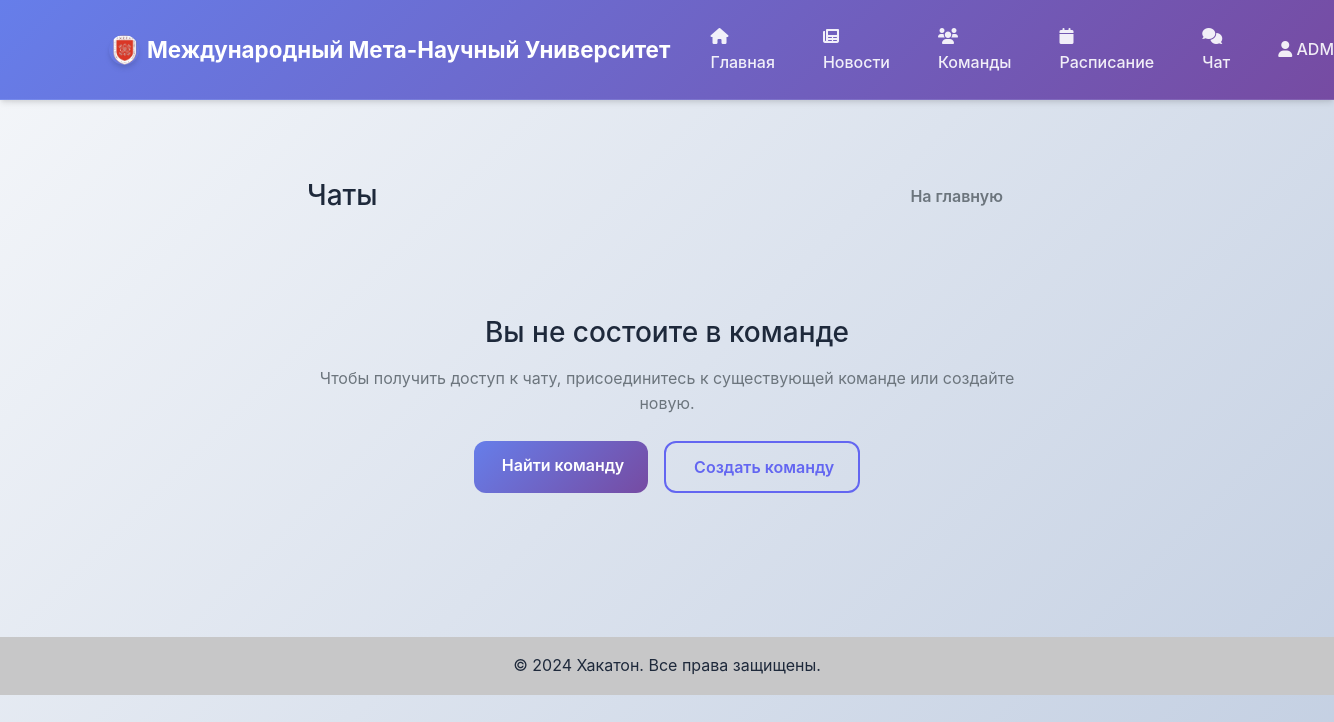
The page /chat/ (signed in) on the database as committed earlier.
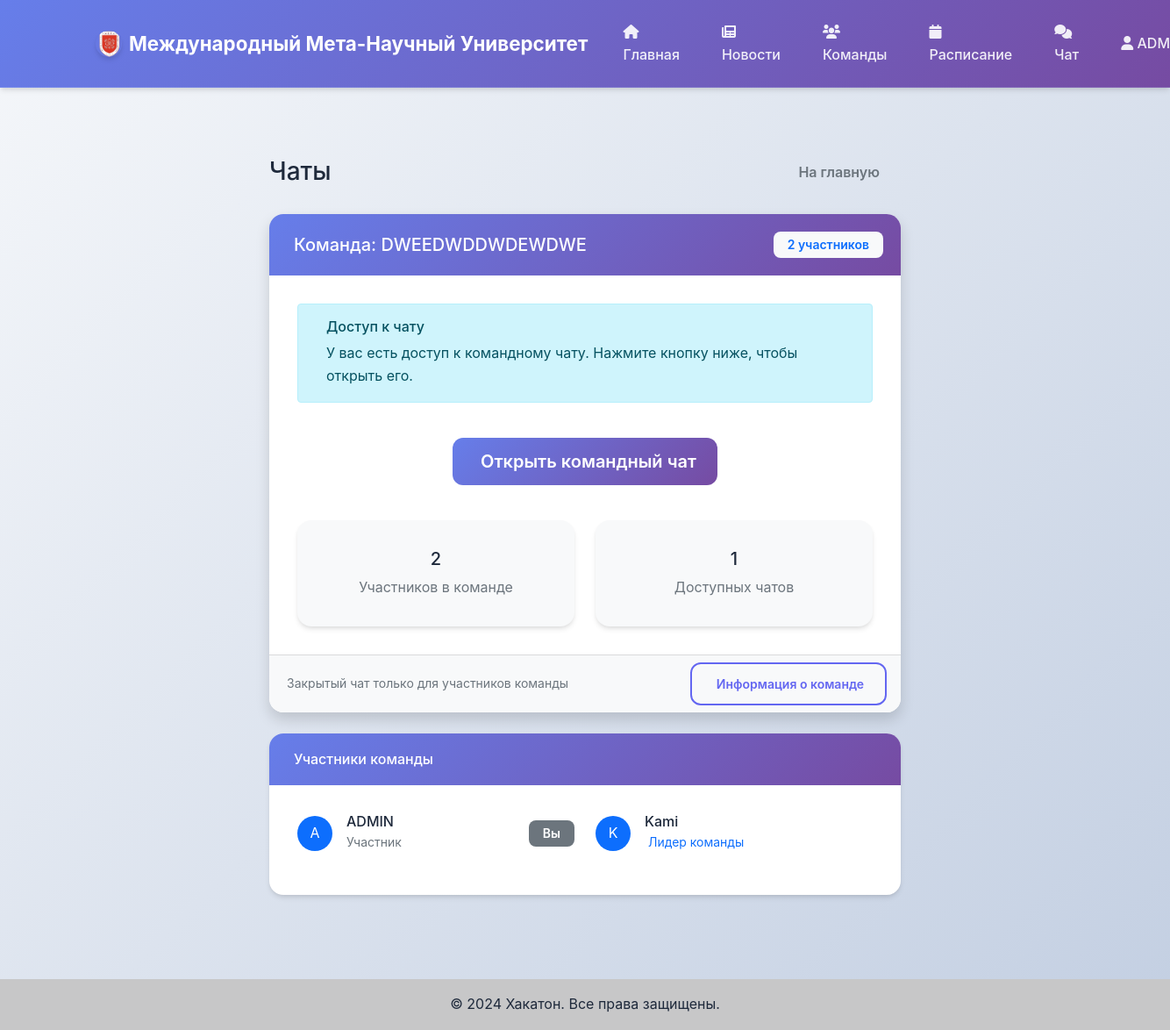
The same page on the database as committed later.
### accounts/models.py (models this page shows, shortened)
class User(AbstractUser):
    ROLE_CHOICES = [
        ('participant', 'Участник'),
        ('admin', 'Администратор'),
    ]
    role = models.CharField(max_length=20, choices=ROLE_CHOICES, default='participant')
    skills = models.TextField(blank=True, help_text="Навыки через запятую")
    about = models.TextField(blank=True, help_text="О себе")
    team = models.ForeignKey('teams.Team', on_delete=models.SET_NULL, null=True, blank=True, related_name='members')
    created_at = models.DateTimeField(auto_now_add=True)

### teams/models.py (models this page shows, shortened)
class Team(models.Model):
    id = models.AutoField(primary_key=True)
    name = models.CharField(max_length=100, unique=True)
    description = models.TextField(blank=True)
    leader = models.ForeignKey(settings.AUTH_USER_MODEL, on_delete=models.CASCADE, related_name='led_teams')
    max_members = models.IntegerField(default=4)
    created_at = models.DateTimeField(auto_now_add=True)
    is_active = models.BooleanField(default=True)

### chat/views.py (the view)
# urls.py: path('', views.ChatListView.as_view(), name='list'),
class ChatListView(LoginRequiredMixin, ListView):
    model = ChatRoom
    template_name = 'chat/chat_list.html'
    context_object_name = 'chat_rooms'
    def get_queryset(self):
        user = self.request.user
        if user.team:
            return ChatRoom.objects.filter(team=user.team).select_related('team')
        return ChatRoom.objects.none()

### templates/chat/chat_list.html (shortened to what the changed rows need)
{% extends 'base.html' %}
{% load static %}
{% block content %}
<div class="container py-5">
    <div class="row">
        <div class="col-lg-8 mx-auto">
            <div class="d-flex justify-content-between align-items-center mb-4">
                <h1 class="h3 mb-0">Чаты</h1>
            </div>
            {% if user.team %}
                <div class="card shadow">
                    <div class="card-header bg-primary text-white">
                        <div class="d-flex justify-content-between align-items-center">
                            <h5 class="mb-0">
                                Команда: {{ user.team.name }}
                            </h5>
                            <span class="badge bg-light text-primary">{{ user.team.members.count }} участников</span>
                        </div>
                    </div>
                    <div class="card-body">
                        <div class="alert alert-info mb-4">
                            <div class="d-flex">
                                <div class="flex-grow-1 ms-3">
                                    <h6 class="alert-heading">Доступ к чату</h6>
                                    <p class="mb-0">У вас есть доступ к командному чату. Нажмите кнопку ниже, чтобы открыть его.</p>
                                </div>
                            </div>
                        </div>
                        <div class="text-center py-3">
                            <a href="{% url 'chat:team_chat' user.team.id %}" class="btn btn-primary btn-lg">
                                Открыть командный чат
                            </a>
                        </div>
                        <div class="row mt-4">
                            <div class="col-md-6">
                                <div class="card border-0 bg-light">
                                    <div class="card-body text-center">
                                        <h5>{{ user.team.members.count }}</h5>
                                        <p class="text-muted mb-0">Участников в команде</p>
                                    </div>
                                </div>
                            </div>
                            <div class="col-md-6">
                                <div class="card border-0 bg-light">
                                    <div class="card-body text-center">
                                        <h5>1</h5>
                                        <p class="text-muted mb-0">Доступных чатов</p>
                                    </div>
                                </div>
                            </div>
                        </div>
                    </div>
                    <div class="card-footer bg-light">
                        <div class="d-flex justify-content-between align-items-center">
                            <small class="text-muted">
                                Закрытый чат только для участников команды
                            </small>
                            <a href="{% url 'teams:detail' user.team.id %}" class="btn btn-sm btn-outline-primary">
                                 Информация о команде
                            </a>
                        </div>
                    </div>
                </div>
                <div class="card mt-4">
                    <div class="card-header">
                        <h6 class="mb-0">
                            Участники команды
                        </h6>
                    </div>
                    <div class="card-body">
                        <div class="row">
                            {% for member in user.team.members.all %}
                                <div class="col-md-6 mb-3">
                                    <div class="d-flex align-items-center">
                                        <div class="flex-shrink-0">
                                            <div class="avatar-placeholder bg-primary text-white rounded-circle d-flex align-items-center justify-content-center" style="width: 40px; height: 40px;">
                                                {{ member.username|first|upper }}
                                            </div>
                                        </div>
                                        <div class="flex-grow-1 ms-3">
                                            <h6 class="mb-0">{{ member.username }}</h6>
                                            {% if member == user.team.leader %}
                                                <small class="text-primary">
                                                    Лидер команды
                                                </small>
                                            {% else %}
                                                <small class="text-muted">Участник</small>
                                            {% endif %}
                                        </div>
                                        {% if member == request.user %}
                                            <span class="badge bg-secondary ms-2">Вы</span>
                                        {% endif %}
                                    </div>
                                </div>
                            {% endfor %}
                        </div>
                    </div>
                </div>
            {% else %}
                <div class="text-center py-5">
                    <h3 class="mb-3">Вы не состоите в команде</h3>
                    <p class="text-muted mb-4">
                        Чтобы получить доступ к чату, присоединитесь к существующей команде или создайте новую.
                    </p>
                    <div class="d-flex justify-content-center gap-3">
                        <a href="{% url 'teams:list' %}" class="btn btn-primary">
                             Найти команду
                        </a>
                        <a href="{% url 'teams:create' %}" class="btn btn-outline-primary">
                             Создать команду
                        </a>
                    </div>
                </div>
            {% endif %}
        </div>
    </div>
</div>
{% endblock %}

### templates/base.html (shortened to what this page needs)
<!DOCTYPE html>
<html lang="ru">
<head>
    <link href="https://cdn.jsdelivr.net/npm/bootstrap@5.1.3/dist/css/bootstrap.min.css" rel="stylesheet">
    <link href="https://cdnjs.cloudflare.com/ajax/libs/font-awesome/6.0.0/css/all.min.css" rel="stylesheet">
    {% load static %}
    <link href="{% static 'css/style.css' %}" rel="stylesheet">
</head>
<body>
    <nav class="navbar navbar-expand-lg navbar-dark bg-primary">
        <div class="container">
            <a class="navbar-brand" href="{% url 'news:home' %}">
                <img src="{% static 'images/university-logo.png' %}" alt="Логотип" width="30" height="30" class="d-inline-block align-text-top me-2">
                Международный Мета-Научный Университет
            </a>
            <div class="collapse navbar-collapse" id="navbarNav">
                <ul class="navbar-nav me-auto">
                    <li class="nav-item">
                        <a class="nav-link" href="{% url 'news:home' %}">
                            <i class="fas fa-home"></i> Главная
                        </a>
                    </li>
                    <li class="nav-item">
                        <a class="nav-link" href="{% url 'news:list' %}">
                            <i class="fas fa-newspaper"></i> Новости
                        </a>
                    </li>
                    <li class="nav-item">
                        <a class="nav-link" href="{% url 'teams:list' %}">
                            <i class="fas fa-users"></i> Команды
                        </a>
                    </li>
                    <li class="nav-item">
                        <a class="nav-link" href="{% url 'news:schedule' %}">
                            <i class="fas fa-calendar"></i> Расписание
                        </a>
                    </li>
                    {% if user.is_authenticated %}
                        <li class="nav-item">
                            <a class="nav-link" href="{% url 'chat:list' %}">
                                <i class="fas fa-comments"></i> Чат
                            </a>
                        </li>
                    {% endif %}
                </ul>
                <ul class="navbar-nav">
                    {% if user.is_authenticated %}
                        <li class="nav-item dropdown">
                            <a class="nav-link dropdown-toggle" href="#" id="navbarDropdown" role="button" data-bs-toggle="dropdown">
                                <i class="fas fa-user"></i> {{ user.username }}
                            </a>
                        </li>
                    {% endif %}
                </ul>
            </div>
        </div>
    </nav>
    <main class="container mt-4">
        {% block content %}
        {% endblock %}
    </main>
    <footer class="bg-light text-center text-lg-start mt-5">
        <div class="text-center p-3" style="background-color: rgba(0, 0, 0, 0.2);">
            © 2024 Хакатон. Все права защищены.
        </div>
    </footer>
</body>
</html>

Rows that differ between the two databases and show on the page:
now on one of the page's lists (row edited): User: username|first "A", username "ADMIN"
changed User "ADMIN": team_id empty → 3 (drawn); team.name (not shown) → "DWEEDWDDWDEWDWE"; team.members.count (not shown) → "2"
added User: username|first "K", username "Kami", shows "Лидер команды"
Other text that changed with them:
text no longer shown: "Вы не состоите в команде Чтобы получить доступ к чату, присоединитесь к существующей команде или создайте новую. Найти команду Создать команду"
text now shown: "Команда: участников Доступ к чату У вас есть доступ к командному чату. Нажмите кнопку ниже, чтобы открыть его. Открыть командный чат Участников в команде 1 Доступных чатов Закрытый чат только для участников команды Информация о команде Участники команды"
